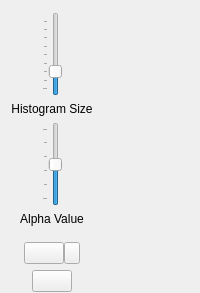
<?xml version="1.0" encoding="UTF-8"?>
<ui version="4.0">
 <class>multi_img_viewer</class>
 <widget class="QWidget" name="multi_img_viewer">
  <layout class="QVBoxLayout" name="verticalLayout_2">
   <property name="leftMargin">
    <number>0</number>
   </property>
   <property name="topMargin">
    <number>6</number>
   </property>
   <property name="rightMargin">
    <number>0</number>
   </property>
   <property name="bottomMargin">
    <number>0</number>
   </property>
   <item>
    <widget class="FoldingBar" name="topBar" native="true"/>
   </item>
   <item>
    <widget class="QWidget" name="payload" native="true">
     <layout class="QHBoxLayout" name="horizontalLayout">
      <property name="margin">
       <number>0</number>
      </property>
      <item>
       <layout class="QVBoxLayout" name="verticalLayout">
        <property name="sizeConstraint">
         <enum>QLayout::SetNoConstraint</enum>
        </property>
        <item>
         <layout class="QHBoxLayout" name="horizontalLayout_2_1">
          <item>
           <widget class="QSlider" name="binSlider">
            <property name="sizePolicy">
             <sizepolicy hsizetype="Fixed" vsizetype="Fixed">
              <horstretch>0</horstretch>
              <verstretch>0</verstretch>
             </sizepolicy>
            </property>
            <property name="toolTip">
             <string>number of histogram bins per dimension</string>
            </property>
            <property name="minimum">
             <number>2</number>
            </property>
            <property name="maximum">
             <number>256</number>
            </property>
            <property name="value">
             <number>64</number>
            </property>
            <property name="tracking">
             <bool>false</bool>
            </property>
            <property name="orientation">
             <enum>Qt::Vertical</enum>
            </property>
            <property name="tickPosition">
             <enum>QSlider::TicksAbove</enum>
            </property>
            <property name="tickInterval">
             <number>31</number>
            </property>
           </widget>
          </item>
         </layout>
        </item>
        <item>
         <widget class="QLabel" name="binLabel">
          <property name="sizePolicy">
           <sizepolicy hsizetype="Minimum" vsizetype="Preferred">
            <horstretch>0</horstretch>
            <verstretch>0</verstretch>
           </sizepolicy>
          </property>
          <property name="minimumSize">
           <size>
            <width>80</width>
            <height>0</height>
           </size>
          </property>
          <property name="text">
           <string>Histogram Size</string>
          </property>
          <property name="alignment">
           <set>Qt::AlignCenter</set>
          </property>
         </widget>
        </item>
        <item>
         <layout class="QHBoxLayout" name="horizontalLayout_2_2">
          <item>
           <widget class="QSlider" name="alphaSlider">
            <property name="sizePolicy">
             <sizepolicy hsizetype="Fixed" vsizetype="Fixed">
              <horstretch>0</horstretch>
              <verstretch>0</verstretch>
             </sizepolicy>
            </property>
            <property name="toolTip">
             <string>vector line opacity</string>
            </property>
            <property name="minimum">
             <number>1</number>
            </property>
            <property name="maximum">
             <number>100</number>
            </property>
            <property name="value">
             <number>50</number>
            </property>
            <property name="tracking">
             <bool>true</bool>
            </property>
            <property name="orientation">
             <enum>Qt::Vertical</enum>
            </property>
            <property name="tickPosition">
             <enum>QSlider::TicksAbove</enum>
            </property>
            <property name="tickInterval">
             <number>20</number>
            </property>
           </widget>
          </item>
         </layout>
        </item>
        <item>
         <widget class="QLabel" name="alphaLabel">
          <property name="sizePolicy">
           <sizepolicy hsizetype="Minimum" vsizetype="Preferred">
            <horstretch>0</horstretch>
            <verstretch>0</verstretch>
           </sizepolicy>
          </property>
          <property name="minimumSize">
           <size>
            <width>80</width>
            <height>0</height>
           </size>
          </property>
          <property name="text">
           <string>Alpha Value</string>
          </property>
          <property name="alignment">
           <set>Qt::AlignCenter</set>
          </property>
         </widget>
        </item>
        <item>
         <layout class="QHBoxLayout" name="horizontalLayout_2">
          <property name="spacing">
           <number>0</number>
          </property>
          <property name="leftMargin">
           <number>24</number>
          </property>
          <property name="topMargin">
           <number>10</number>
          </property>
          <property name="rightMargin">
           <number>24</number>
          </property>
          <item>
           <widget class="QPushButton" name="limiterButton">
            <property name="toolTip">
             <string>use band-wise limiters</string>
            </property>
            <property name="text">
             <string/>
            </property>
            <property name="icon">
             <iconset resource="../gerbil.qrc">
              <normaloff>:/toolbar/limiter</normaloff>:/toolbar/limiter</iconset>
            </property>
            <property name="iconSize">
             <size>
              <width>16</width>
              <height>16</height>
             </size>
            </property>
            <property name="checkable">
             <bool>true</bool>
            </property>
           </widget>
          </item>
          <item>
           <widget class="QPushButton" name="limiterMenuButton">
            <property name="sizePolicy">
             <sizepolicy hsizetype="Fixed" vsizetype="Fixed">
              <horstretch>0</horstretch>
              <verstretch>0</verstretch>
             </sizepolicy>
            </property>
            <property name="minimumSize">
             <size>
              <width>16</width>
              <height>0</height>
             </size>
            </property>
            <property name="maximumSize">
             <size>
              <width>16</width>
              <height>16777215</height>
             </size>
            </property>
            <property name="baseSize">
             <size>
              <width>16</width>
              <height>0</height>
             </size>
            </property>
            <property name="toolTip">
             <string>initialize band-wise limiters</string>
            </property>
            <property name="text">
             <string/>
            </property>
            <property name="icon">
             <iconset resource="../gerbil.qrc">
              <normaloff>:/toolbar/popup</normaloff>:/toolbar/popup</iconset>
            </property>
            <property name="iconSize">
             <size>
              <width>8</width>
              <height>16</height>
             </size>
            </property>
           </widget>
          </item>
         </layout>
        </item>
        <item>
         <layout class="QHBoxLayout" name="horizontalLayout_3">
          <item>
           <widget class="QPushButton" name="rgbButton">
            <property name="sizePolicy">
             <sizepolicy hsizetype="Fixed" vsizetype="Fixed">
              <horstretch>0</horstretch>
              <verstretch>0</verstretch>
             </sizepolicy>
            </property>
            <property name="toolTip">
             <string>draw vectors with respective sRGB coloring</string>
            </property>
            <property name="text">
             <string/>
            </property>
            <property name="icon">
             <iconset resource="../gerbil.qrc">
              <normaloff>:/toolbar/rgb</normaloff>:/toolbar/rgb</iconset>
            </property>
            <property name="iconSize">
             <size>
              <width>16</width>
              <height>16</height>
             </size>
            </property>
            <property name="checkable">
             <bool>true</bool>
            </property>
           </widget>
          </item>
         </layout>
        </item>
        <item>
         <spacer name="verticalSpacer">
          <property name="orientation">
           <enum>Qt::Vertical</enum>
          </property>
          <property name="sizeType">
           <enum>QSizePolicy::MinimumExpanding</enum>
          </property>
          <property name="sizeHint" stdset="0">
           <size>
            <width>1</width>
            <height>1</height>
           </size>
          </property>
         </spacer>
        </item>
       </layout>
      </item>
      <item>
       <widget class="Viewport" name="viewport" native="true">
        <property name="sizePolicy">
         <sizepolicy hsizetype="MinimumExpanding" vsizetype="Preferred">
          <horstretch>0</horstretch>
          <verstretch>0</verstretch>
         </sizepolicy>
        </property>
        <property name="focusPolicy">
         <enum>Qt::ClickFocus</enum>
        </property>
        <property name="autoFillBackground">
         <bool>false</bool>
        </property>
       </widget>
      </item>
     </layout>
    </widget>
   </item>
  </layout>
 </widget>
 <customwidgets>
  <customwidget>
   <class>Viewport</class>
   <extends>QWidget</extends>
   <header>dist_view/viewport.h</header>
  </customwidget>
  <customwidget>
   <class>FoldingBar</class>
   <extends>QWidget</extends>
   <header>dist_view/foldingbar.h</header>
   <container>1</container>
  </customwidget>
 </customwidgets>
 <resources>
  <include location="../gerbil.qrc"/>
 </resources>
 <connections/>
</ui>
